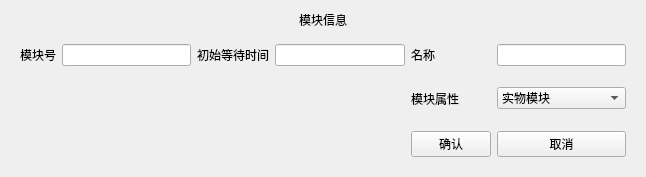
<?xml version="1.0" encoding="UTF-8"?>
<ui version="4.0">
 <class>ModuleCfgWidget</class>
 <widget class="QWidget" name="ModuleCfgWidget">
  <property name="geometry">
   <rect>
    <x>0</x>
    <y>0</y>
    <width>646</width>
    <height>177</height>
   </rect>
  </property>
  <property name="windowTitle">
   <string>Form</string>
  </property>
  <layout class="QVBoxLayout" name="verticalLayout">
   <item>
    <widget class="QLabel" name="label_2">
     <property name="minimumSize">
      <size>
       <width>0</width>
       <height>10</height>
      </size>
     </property>
     <property name="maximumSize">
      <size>
       <width>16777215</width>
       <height>20</height>
      </size>
     </property>
     <property name="text">
      <string>模块信息</string>
     </property>
     <property name="alignment">
      <set>Qt::AlignCenter</set>
     </property>
    </widget>
   </item>
   <item>
    <widget class="QWidget" name="widget" native="true">
     <layout class="QGridLayout" name="gridLayout">
      <item row="0" column="4">
       <widget class="QLineEdit" name="initialWaitTime_lineEdit"/>
      </item>
      <item row="0" column="2">
       <widget class="QLabel" name="label_3">
        <property name="text">
         <string>初始等待时间</string>
        </property>
       </widget>
      </item>
      <item row="1" column="6">
       <widget class="QComboBox" name="comboBox">
        <item>
         <property name="text">
          <string>实物模块</string>
         </property>
        </item>
        <item>
         <property name="text">
          <string>仿真模块</string>
         </property>
        </item>
       </widget>
      </item>
      <item row="0" column="5">
       <widget class="QLabel" name="label_4">
        <property name="text">
         <string>名称</string>
        </property>
       </widget>
      </item>
      <item row="1" column="5">
       <widget class="QLabel" name="label_5">
        <property name="text">
         <string>模块属性</string>
        </property>
       </widget>
      </item>
      <item row="2" column="5">
       <widget class="QPushButton" name="pushButton_2">
        <property name="text">
         <string>确认</string>
        </property>
       </widget>
      </item>
      <item row="0" column="6">
       <widget class="QLineEdit" name="lineEdit_3"/>
      </item>
      <item row="0" column="0">
       <widget class="QLabel" name="label">
        <property name="text">
         <string>模块号</string>
        </property>
       </widget>
      </item>
      <item row="2" column="6">
       <widget class="QPushButton" name="pushButton">
        <property name="text">
         <string>取消</string>
        </property>
       </widget>
      </item>
      <item row="1" column="4">
       <spacer name="verticalSpacer">
        <property name="orientation">
         <enum>Qt::Vertical</enum>
        </property>
        <property name="sizeHint" stdset="0">
         <size>
          <width>20</width>
          <height>40</height>
         </size>
        </property>
       </spacer>
      </item>
      <item row="0" column="1">
       <widget class="QLineEdit" name="moduleNumber_lineEdit"/>
      </item>
     </layout>
    </widget>
   </item>
  </layout>
 </widget>
 <resources/>
 <connections/>
</ui>
